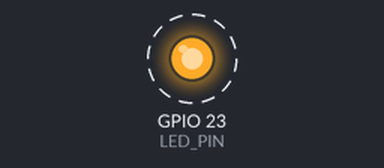
This sketch was run on a simulated ESP32. On the bench: output pins drawn as LEDs (lit = HIGH). Dashed ring = blinking.

Above: at 0.2 s.
Timing chart, 0 to 3.0 s (numbered marks = the images above):
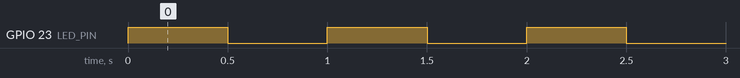

Measured:
- by itself, GPIO 23 (LED_PIN): alternates HIGH for 0.50 s and LOW for 0.50 s

The sketch:

esp32_blink.ino
```cpp
// Preload BEFORE the instructor demonstration. This file is never supplied
// to the lesson-generation prompts. Assembly still requires supervisor review.
constexpr int LED_PIN = 23;

void setup() {
  pinMode(LED_PIN, OUTPUT);
  digitalWrite(LED_PIN, LOW);
}

void loop() {
  digitalWrite(LED_PIN, HIGH);
  delay(500);
  digitalWrite(LED_PIN, LOW);
  delay(500);
}
```
